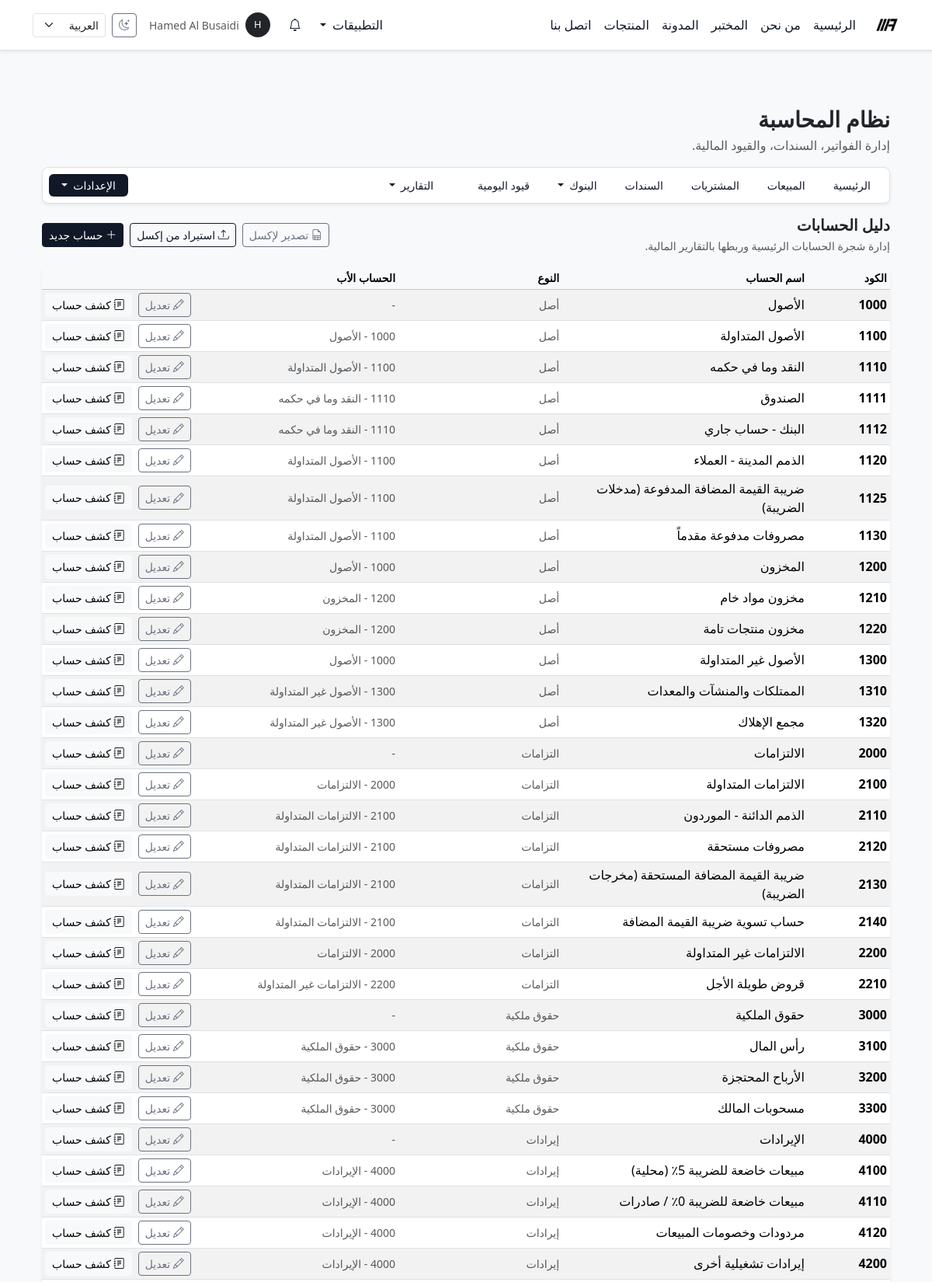
The app's page /ar/accounting/accounts/ (signed in, upper part) with its own data.
### accounting/models.py (models this page shows)
class Account(models.Model):
    class Type(models.TextChoices):
        ASSET = "asset", _("أصل")
        LIABILITY = "liability", _("التزامات")
        EQUITY = "equity", _("حقوق ملكية")
        REVENUE = "revenue", _("إيرادات")
        EXPENSE = "expense", _("مصروفات")
    code = models.CharField(
        max_length=20,
        unique=True,
        db_index=True,
        verbose_name=_("كود الحساب"),
    )
    name = models.CharField(
        max_length=255,
        verbose_name=_("اسم الحساب"),
    )
    type = models.CharField(
        max_length=20,
        choices=Type.choices,
        verbose_name=_("نوع الحساب"),
    )
    parent = models.ForeignKey(
        "self",
        null=True,
        blank=True,
        on_delete=models.PROTECT,
        related_name="children",
        verbose_name=_("الأب"),
    )
    is_active = models.BooleanField(
        default=True,
        verbose_name=_("نشط"),
    )
    allow_settlement = models.BooleanField(
        default=True,
        verbose_name=_("يقبل التسوية"),
    )
    objects = AccountManager()
    class Meta:
        ordering = ["code"]
        verbose_name = _("حساب")
        verbose_name_plural = _("الحسابات")
    def __str__(self) -> str:
        return f"{self.code} - {self.name}"

### accounting/views.py (the view)
# urls.py: path("accounts/", views.AccountListView.as_view(), name="account_list"),
class AccountListView(AccountingBaseView, ListView):
    model = Account
    template_name = "accounting/accounts/list.html"
    context_object_name = "accounts"
    accounting_section = "settings"

### accounting/views.py (called while the page is built)
def user_has_accounting_access(user):
    if not (user.is_authenticated and user.is_active):
        return False
    if user.is_staff or user.is_superuser:
        return True
    return user.groups.filter(name="accounting_staff").exists()

    def test_func(self):
        return user_has_accounting_access(self.request.user)

    def get_context_data(self, **kwargs):
        ctx = super().get_context_data(**kwargs)
        if self.accounting_section:
            ctx["accounting_section"] = self.accounting_section
        return ctx

### core/context_processors/notifications.py (called while the page is built)
def notifications_context(request):
    user = request.user
    if not user.is_authenticated:
        return {}
    base_qs = Notification.objects.for_user(user)
    unread_count = base_qs.unread().count()
    recent_notifications = list(
        base_qs.select_related("target_content_type")[:10]
    )
    return {
        "notif_unread_count": unread_count,
        "notif_recent": recent_notifications,
        "notif_has_unread": unread_count > 0,
    }

### core/models/notifications.py (called while the page is built)
    def visible(self):
        return self.filter(is_deleted=False)

    def for_user(self, user: User):
        return self.visible().filter(recipient=user)

    def unread(self):
        return self.visible().filter(is_read=False)

### templates/accounting/accounts/list.html
{% extends "accounting/base_accounting.html" %}
{% load i18n %}
{% block accounting_content %}
<div class="d-flex justify-content-between align-items-center mb-3 flex-wrap gap-2">
  <div>
    <h1 class="h5 fw-bold mb-1">{% trans "دليل الحسابات" %}</h1>
    <p class="text-muted small mb-0">
      {% trans "إدارة شجرة الحسابات الرئيسية وربطها بالتقارير المالية." %}
    </p>
  </div>
  <div class="d-flex flex-wrap gap-2">
    <a href="{% url 'accounting:chart_of_accounts_export' %}"
       class="btn btn-sm btn-outline-secondary">
      <i class="bi bi-file-earmark-spreadsheet"></i>
      {% trans "تصدير لإكسل" %}
    </a>
    <a href="{% url 'accounting:chart_of_accounts_import' %}"
       class="btn btn-sm btn-outline-primary">
      <i class="bi bi-upload"></i>
      {% trans "استيراد من إكسل" %}
    </a>
    <a href="{% url 'accounting:account_create' %}"
       class="btn btn-sm btn-primary">
      <i class="bi bi-plus-lg"></i>
      {% trans "حساب جديد" %}
    </a>
  </div>
</div>
<div class="card shadow-sm border-0">
  <div class="card-body p-0">
    <div class="table-responsive">
      <table class="table table-sm table-striped align-middle mb-0">
        <thead class="table-light small text-muted">
          <tr>
            <th style="width:10%">{% trans "الكود" %}</th>
            <th style="width:30%">{% trans "اسم الحساب" %}</th>
            <th style="width:20%">{% trans "النوع" %}</th>
            <th style="width:25%">{% trans "الحساب الأب" %}</th>
            <th style="width:15%" class="text-end"></th>
          </tr>
        </thead>
        <tbody>
        {% for account in accounts %}
          <tr>
            <td class="text-nowrap fw-semibold">
              {{ account.code }}
            </td>
            <td>{{ account.name }}</td>
            <td class="text-muted small">{{ account.get_type_display }}</td>
            <td class="text-muted small">{{ account.parent|default:"-" }}</td>
            <td class="text-end text-nowrap">
              <a href="{% url 'accounting:account_edit' account.pk %}"
                 class="btn btn-outline-secondary btn-sm">
                <i class="bi bi-pencil"></i>
                {% trans "تعديل" %}
              </a>
              <a href="{% url 'accounting:account_ledger' %}?account={{ account.pk }}"
                 class="btn btn-light btn-sm ms-1">
                <i class="bi bi-journal-text"></i>
                {% trans "كشف حساب" %}
              </a>
            </td>
          </tr>
        {% empty %}
          <tr>
            <td colspan="5" class="text-center text-muted small py-3">
              {% trans "لا توجد حسابات حتى الآن." %}
            </td>
          </tr>
        {% endfor %}
        </tbody>
      </table>
    </div>
  </div>
</div>
{% endblock %}

### templates/base.html (shortened to what this page needs)
{% load static i18n %}
<!doctype html>
<html lang="{{ LANGUAGE_CODE }}" dir="{% if LANGUAGE_CODE == 'ar' %}rtl{% else %}ltr{% endif %}" data-bs-theme="light">
<head>
  {% if LANGUAGE_CODE == "ar" %}
    <link href="https://cdn.jsdelivr.net/npm/bootstrap@5.3.8/dist/css/bootstrap.rtl.min.css" rel="stylesheet"/>
  {% else %}
    <link href="https://cdn.jsdelivr.net/npm/bootstrap@5.3.8/dist/css/bootstrap.min.css" rel="stylesheet"/>
  {% endif %}
  <link rel="stylesheet" href="https://cdn.jsdelivr.net/npm/bootstrap-icons@1.11.3/font/bootstrap-icons.css">
  <link rel="stylesheet" href="{% static 'css/mazoon_style.css' %}"/>
</head>
<body class="bg-body-tertiary text-body d-flex flex-column min-vh-100">
<nav class="navbar navbar-expand-lg bg-body border-bottom shadow-sm sticky-top">
  <div class="container-lg">
    <a class="navbar-brand fw-bold d-flex align-items-center gap-2 py-2" href="{% url 'home' %}">
      <img src="{% static 'img/logo_mazoon_black.png' %}"
           alt="Mazoon Aluminum logo"
           class="img-fluid"
           style="height: 32px;">
    </a>
    <div class="collapse navbar-collapse" id="mainNavbar">
      <ul class="navbar-nav me-auto mb-2 mb-lg-0">
        <li class="nav-item">
          <a class="nav-link {% if request.resolver_match.url_name == 'home' %}active{% endif %}" href="{% url 'home' %}">{% trans "الرئيسية" %}</a>
        </li>
        <li class="nav-item">
          <a class="nav-link {% if request.resolver_match.url_name == 'about' %}active{% endif %}" href="{% url 'about' %}">{% trans "من نحن" %}</a>
        </li>
        <li class="nav-item">
          <a class="nav-link {% if request.resolver_match.url_name == 'lab' %}active{% endif %}" href="{% url 'lab' %}">{% trans "المختبر" %}</a>
        </li>
        <li class="nav-item">
          <a class="nav-link {% if request.resolver_match.url_name == 'blog_list' %}active{% endif %}" href="{% url 'blog_list' %}">{% trans "المدونة" %}</a>
        </li>
        <li class="nav-item">
          <a class="nav-link {% if request.resolver_match.url_name == 'product_list' %}active{% endif %}" href="{% url 'product_list' %}">{% trans "المنتجات" %}</a>
        </li>
        <li class="nav-item">
          <a class="nav-link {% if request.resolver_match.url_name == 'contact' %}active{% endif %}" href="{% url 'contact' %}">{% trans "اتصل بنا" %}</a>
        </li>
      </ul>
      <ul class="navbar-nav ms-auto mb-2 mb-lg-0 align-items-center gap-2">
        {% if user.is_authenticated %}
          {% if user.is_staff or user.is_superuser %}
            <li class="nav-item dropdown">
              <a class="nav-link dropdown-toggle" href="#" id="appsDropdown" role="button" data-bs-toggle="dropdown" aria-expanded="false">
                {% trans "التطبيقات" %}
              </a>
            </li>
          {% endif %}
        {% endif %}
        {% include "core/notifications/_navbar_dropdown.html" %}
        {% if user.is_authenticated %}
          <li class="nav-item dropdown">
            <a class="nav-link d-flex align-items-center gap-2"
               href="#"
               id="userMenuDropdown"
               role="button"
               data-bs-toggle="dropdown"
               aria-expanded="false">
              <span class="rounded-circle d-inline-flex justify-content-center align-items-center bg-dark text-white"
                    style="width: 32px; height: 32px; font-size: 0.8rem;">
                {{ user.username|first|upper }}
              </span>
              <span class="d-none d-xl-inline small text-muted">
                {{ user.get_full_name|default:user.username }}
              </span>
            </a>
          </li>
        {% endif %}
        <li class="nav-item">
          <button class="btn btn-sm btn-outline-secondary d-flex align-items-center justify-content-center"
                  type="button"
                  id="themeToggleBtn"
                  aria-label="{% trans 'تبديل وضع اللون' %}"
                  title="{% trans 'تبديل وضع اللون' %}">
            <i class="bi bi-moon-stars" id="themeToggleIcon"></i>
          </button>
        </li>
        <li class="nav-item">
          <form action="{% url 'set_language' %}" method="post" class="d-flex align-items-center">
            <select name="language"
                    class="form-select form-select-sm"
                    onchange="this.form.submit()">
              <option value="ar" {% if LANGUAGE_CODE == 'ar' %}selected{% endif %}>العربية</option>
            </select>
          </form>
        </li>
      </ul>
    </div>
  </div>
</nav>
<main class="py-4 py-md-5 flex-grow-1">
  <div class="container-lg">
    {% block content %}{% endblock %}
  </div>
</main>
</body>
</html>

### static/css/mazoon_style.css (style rules this page uses)
:root, [data-bs-theme="light"] { --bs-link-color: #111827; --bs-link-color-rgb: 17, 24, 39; --bs-link-hover-color: #020617; --bs-link-hover-color-rgb: 2, 6, 23; --bs-primary: #111827; --bs-primary-rgb: 17, 24, 39; --bs-secondary: #6b7280; --bs-secondary-rgb: 107, 114, 128; }
[data-bs-theme="light"] .btn-primary { --bs-btn-bg: #111827; --bs-btn-border-color: #111827; --bs-btn-color: #fff; --bs-btn-hover-bg: #020617; --bs-btn-hover-border-color: #020617; }
[data-bs-theme="light"] .btn-outline-primary { --bs-btn-color: #111827; --bs-btn-border-color: #111827; --bs-btn-hover-color: #fff; --bs-btn-hover-bg: #111827; --bs-btn-hover-border-color: #111827; }
[data-bs-theme="light"] .btn-outline-secondary { --bs-btn-color: #6b7280; --bs-btn-border-color: #6b7280; --bs-btn-hover-color: #fff; --bs-btn-hover-bg: #6b7280; --bs-btn-hover-border-color: #6b7280; }
[data-bs-theme="light"] .nav-link { color: #111827 !important; }
.navbar-brand { padding-top: 0.25rem; padding-bottom: 0.25rem; }

### records on screen
Account: code "1000", name "الأصول", type "أصل", parent "-"
Account: code "1100", name "الأصول المتداولة", type "أصل", parent "1000 - الأصول"
Account: code "1110", name "النقد وما في حكمه", type "أصل", parent "1100 - الأصول المتداولة"
Account: code "1111", name "الصندوق", type "أصل", parent "1110 - النقد وما في حكمه"
Account: code "1112", name "البنك - حساب جاري", type "أصل", parent "1110 - النقد وما في حكمه"
Account: code "1120", name "الذمم المدينة - العملاء", type "أصل", parent "1100 - الأصول المتداولة"
Account: code "1125", name "ضريبة القيمة المضافة المدفوعة (مدخلات الضريبة)", type "أصل", parent "1100 - الأصول المتداولة"
Account: code "1130", name "مصروفات مدفوعة مقدماً", type "أصل", parent "1100 - الأصول المتداولة"
Account: code "1200", name "المخزون", type "أصل", parent "1000 - الأصول"
Account: code "1210", name "مخزون مواد خام", type "أصل", parent "1200 - المخزون"
Account: code "1220", name "مخزون منتجات تامة", type "أصل", parent "1200 - المخزون"
Account: code "1300", name "الأصول غير المتداولة", type "أصل", parent "1000 - الأصول"
Account: code "1310", name "الممتلكات والمنشآت والمعدات", type "أصل", parent "1300 - الأصول غير المتداولة"
Account: code "1320", name "مجمع الإهلاك", type "أصل", parent "1300 - الأصول غير المتداولة"
Account: code "2000", name "الالتزامات", type "التزامات", parent "-"
Account: code "2100", name "الالتزامات المتداولة", type "التزامات", parent "2000 - الالتزامات"
Account: code "2110", name "الذمم الدائنة - الموردون", type "التزامات", parent "2100 - الالتزامات المتداولة"
Account: code "2120", name "مصروفات مستحقة", type "التزامات", parent "2100 - الالتزامات المتداولة"
Account: code "2130", name "ضريبة القيمة المضافة المستحقة (مخرجات الضريبة)", type "التزامات", parent "2100 - الالتزامات المتداولة"
Account: code "2140", name "حساب تسوية ضريبة القيمة المضافة", type "التزامات", parent "2100 - الالتزامات المتداولة"
Account: code "2200", name "الالتزامات غير المتداولة", type "التزامات", parent "2000 - الالتزامات"
Account: code "2210", name "قروض طويلة الأجل", type "التزامات", parent "2200 - الالتزامات غير المتداولة"
Account: code "3000", name "حقوق الملكية", type "حقوق ملكية", parent "-"
Account: code "3100", name "رأس المال", type "حقوق ملكية", parent "3000 - حقوق الملكية"
Account: code "3200", name "الأرباح المحتجزة", type "حقوق ملكية", parent "3000 - حقوق الملكية"
Account: code "3300", name "مسحوبات المالك", type "حقوق ملكية", parent "3000 - حقوق الملكية"
Account: code "4000", name "الإيرادات", type "إيرادات", parent "-"
Account: code "4100", name "مبيعات خاضعة للضريبة 5٪ (محلية)", type "إيرادات", parent "4000 - الإيرادات"
Account: code "4110", name "مبيعات خاضعة للضريبة 0٪ / صادرات", type "إيرادات", parent "4000 - الإيرادات"
Account: code "4120", name "مردودات وخصومات المبيعات", type "إيرادات", parent "4000 - الإيرادات"
Account: code "4200", name "إيرادات تشغيلية أخرى", type "إيرادات", parent "4000 - الإيرادات"

### other values on screen
{{ user.username|first|upper }} "H"
{{ user.get_full_name|default:user.username }} "Hamed Al Busaidi"
